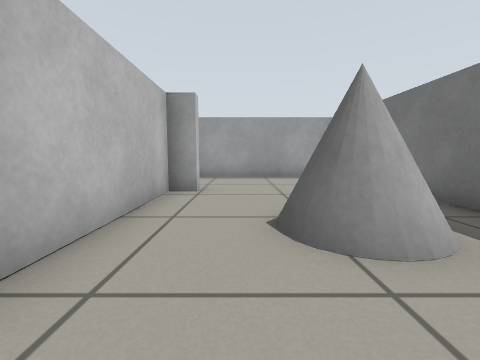
View 1 (above)

18 first-person views from a walk through a world built for the Gazebo simulator. The camera is 0.46 m above the floor, tilts 6° down and sees 90° across. The floor is counted in squares, 0.5 m on a side. Each view is taken from the middle of a square. On the plan, view 1 faces up. The plan holds only what a view shows up to about 10 squares ahead; the rest is blank.

View 2
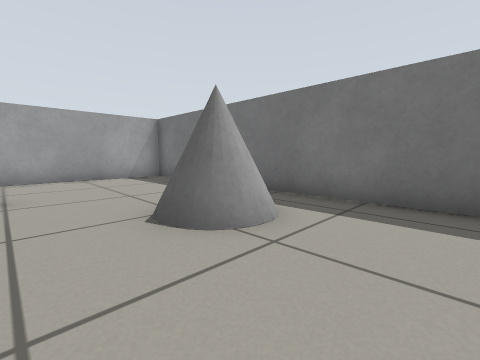

View 3
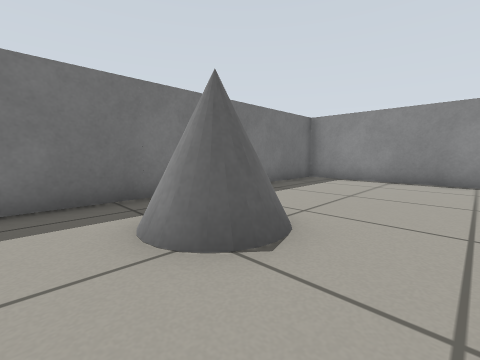

View 4
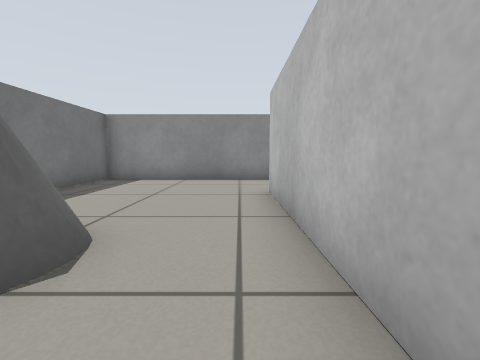

View 5
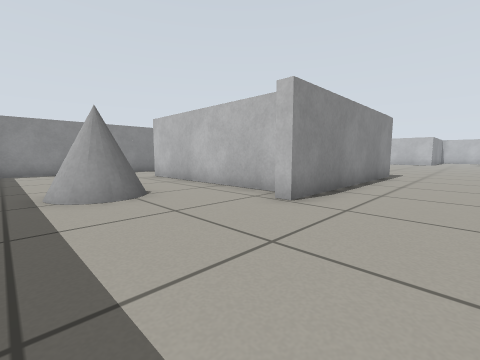

View 6
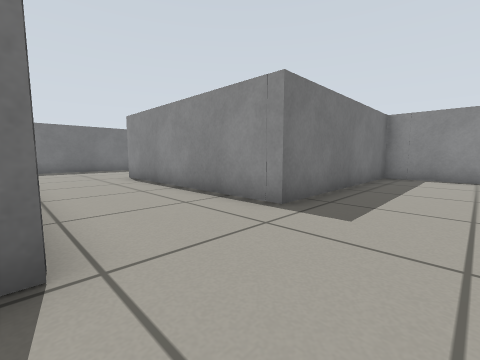

View 7
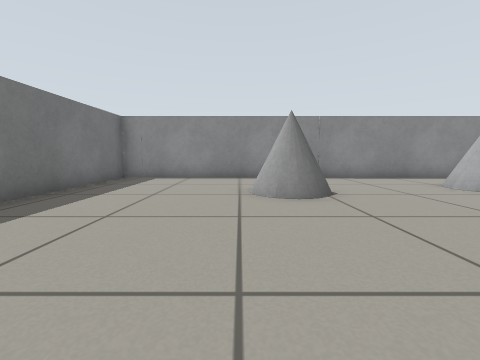

View 8
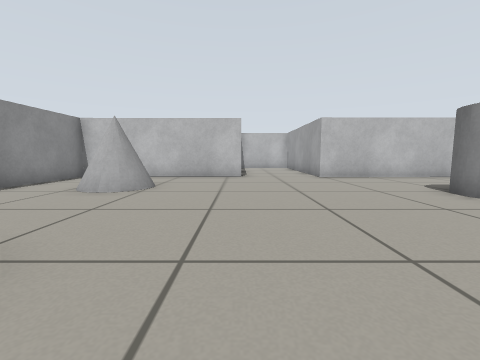

View 9
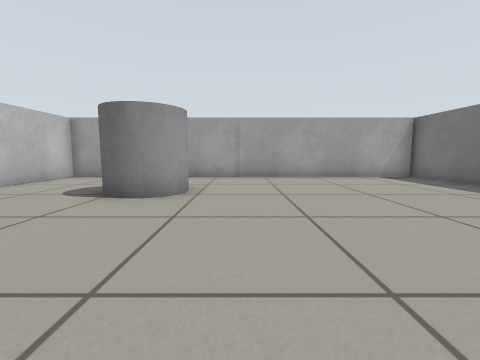

View 10
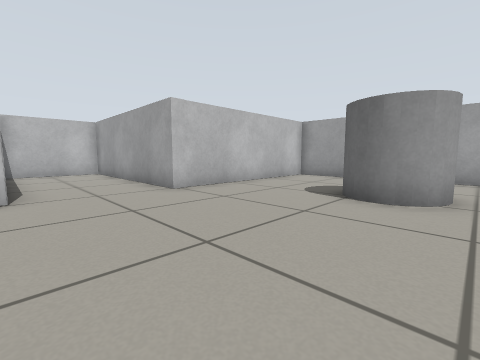

View 11
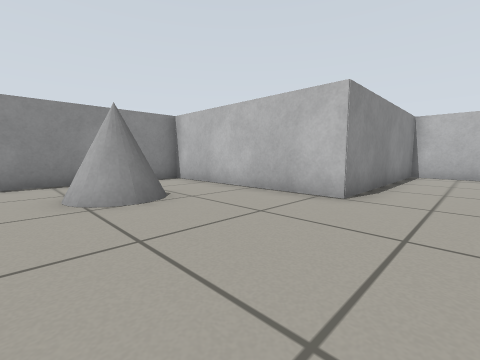

View 12
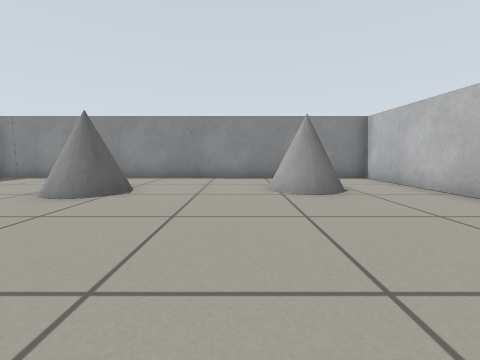

View 13
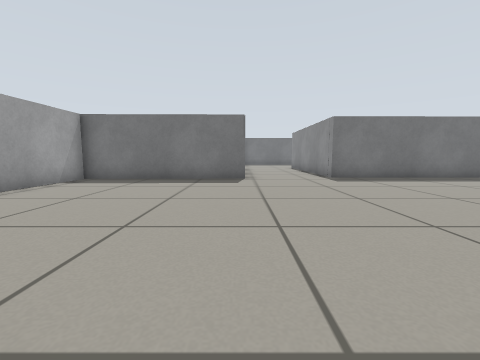

View 14
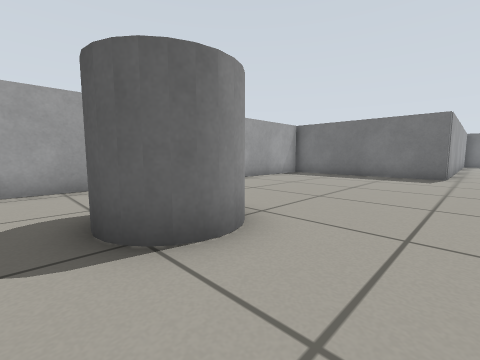

View 15
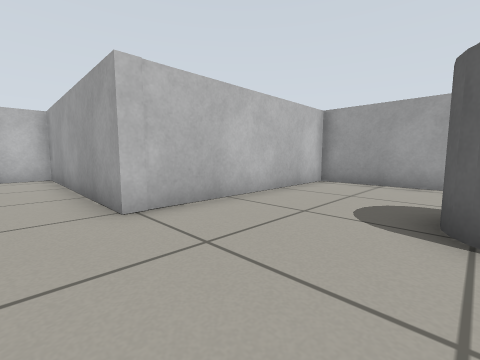

View 16
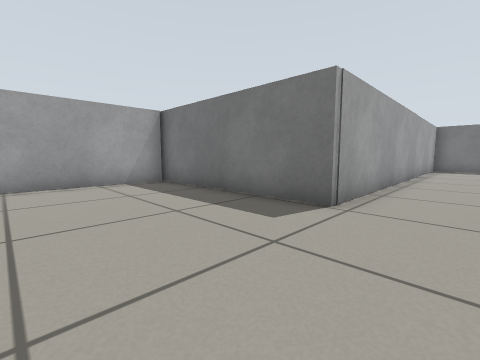

View 17
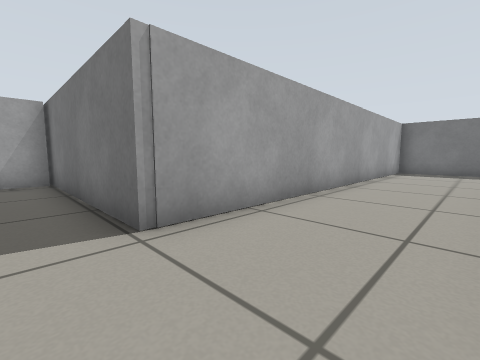

View 18
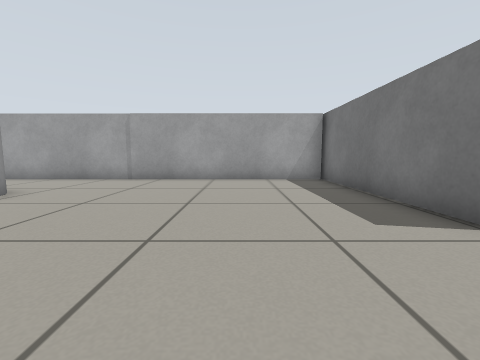

### Floor plan
Ten units are one square. View 1 is at (0, 0); x grows to the right and y downward. Boxes are objects, and circles mark ways between rooms. Rooms are numbered by the first view taken in them; rooms with no view inside come last. Other rooms are left out.
<svg viewBox="-303 -171 348 217">
<path fill="none" stroke="#000" d="M-11 -64 -11 -60 -18 -60 -17 10M36 -98 -4 -98M-21 41 40 41 39 -94M-85 -61 -80 -61M-89 -159 -229 -159 -228 -93 -298 -93 -297 -61 -230 -61 -230 5 -84 5 -85 -64 -11 -64M-4 -98 -89 -98 -89 -166"/>
<rect x="5" y="-45" width="20" height="30" fill="#bbb"><title>cone</title></rect>
<rect x="-205" y="-35" width="20" height="20" fill="#bbb"><title>cone</title></rect>
<rect x="-195" y="-135" width="20" height="30" fill="#bbb"><title>grey cylinder</title></rect>
<rect x="-155" y="-45" width="20" height="30" fill="#bbb"><title>cone</title></rect>
<circle cx="-3" cy="-80" r="3" fill="#2a7"/>
<text x="10" y="-30">1</text>
<text x="-160" y="-70">2</text>
</svg>
Room 1 opens to room 2.

Where each view was taken, in squares from view 1:
view 1: 0 up, 0 right, facing up
view 2: 0 up, 1 left, facing up-right
view 3: 5 up, 1 left, facing down-right
view 4: 5 up, 1 left, facing down
view 5: 9 up, 3 right, facing down-left
view 6: 10 up, 11 left, facing down-right
view 7: 9 up, 13 left, facing down
view 8: 6 up, 13 left, facing left
view 9: 6 up, 16 left, facing up
view 10: 6 up, 17 left, facing up-left
view 11: 8 up, 18 left, facing down-left
view 12: 9 up, 18 left, facing down
view 13: 10 up, 18 left, facing right
view 14: 9 up, 20 left, facing up-right
view 15: 8 up, 19 left, facing up-left
view 16: 8 up, 13 left, facing up-right
view 17: 7 up, 10 left, facing up-right
view 18: 7 up, 12 left, facing up
